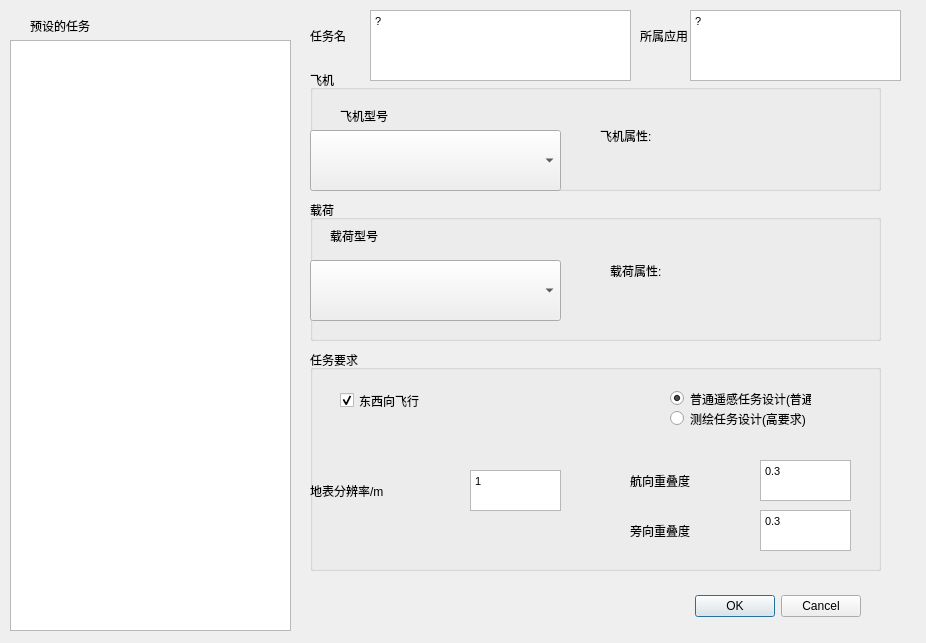
<?xml version="1.0" encoding="UTF-8"?>
<ui version="4.0">
 <class>add_fly_mission</class>
 <widget class="QDialog" name="add_fly_mission">
  <property name="geometry">
   <rect>
    <x>0</x>
    <y>0</y>
    <width>926</width>
    <height>643</height>
   </rect>
  </property>
  <property name="windowTitle">
   <string>添加飞行任务</string>
  </property>
  <widget class="QDialogButtonBox" name="buttonBox">
   <property name="geometry">
    <rect>
     <x>520</x>
     <y>590</y>
     <width>341</width>
     <height>32</height>
    </rect>
   </property>
   <property name="orientation">
    <enum>Qt::Horizontal</enum>
   </property>
   <property name="standardButtons">
    <set>QDialogButtonBox::Cancel|QDialogButtonBox::Ok</set>
   </property>
  </widget>
  <widget class="QTextEdit" name="mission_name_textedit">
   <property name="geometry">
    <rect>
     <x>370</x>
     <y>10</y>
     <width>261</width>
     <height>71</height>
    </rect>
   </property>
   <property name="html">
    <string>&lt;!DOCTYPE HTML PUBLIC &quot;-//W3C//DTD HTML 4.0//EN&quot; &quot;http://www.w3.org/TR/REC-html40/strict.dtd&quot;&gt;
&lt;html&gt;&lt;head&gt;&lt;meta name=&quot;qrichtext&quot; content=&quot;1&quot; /&gt;&lt;style type=&quot;text/css&quot;&gt;
p, li { white-space: pre-wrap; }
&lt;/style&gt;&lt;/head&gt;&lt;body style=&quot; font-family:'MS Shell Dlg 2'; font-size:8.25pt; font-weight:400; font-style:normal;&quot;&gt;
&lt;p style=&quot; margin-top:0px; margin-bottom:0px; margin-left:0px; margin-right:0px; -qt-block-indent:0; text-indent:0px;&quot;&gt;&lt;span style=&quot; font-size:7.875pt;&quot;&gt;?&lt;/span&gt;&lt;/p&gt;&lt;/body&gt;&lt;/html&gt;</string>
   </property>
  </widget>
  <widget class="QLabel" name="label_2">
   <property name="geometry">
    <rect>
     <x>310</x>
     <y>20</y>
     <width>101</width>
     <height>31</height>
    </rect>
   </property>
   <property name="text">
    <string>任务名</string>
   </property>
  </widget>
  <widget class="QLabel" name="label_10">
   <property name="geometry">
    <rect>
     <x>30</x>
     <y>10</y>
     <width>211</width>
     <height>31</height>
    </rect>
   </property>
   <property name="text">
    <string>预设的任务</string>
   </property>
  </widget>
  <widget class="QGroupBox" name="groupBox">
   <property name="geometry">
    <rect>
     <x>310</x>
     <y>70</y>
     <width>571</width>
     <height>121</height>
    </rect>
   </property>
   <property name="title">
    <string>飞机</string>
   </property>
   <widget class="QLabel" name="label_6">
    <property name="geometry">
     <rect>
      <x>30</x>
      <y>30</y>
      <width>81</width>
      <height>31</height>
     </rect>
    </property>
    <property name="text">
     <string>飞机型号</string>
    </property>
   </widget>
   <widget class="QComboBox" name="aerocraft_cbox">
    <property name="geometry">
     <rect>
      <x>0</x>
      <y>60</y>
      <width>251</width>
      <height>61</height>
     </rect>
    </property>
   </widget>
   <widget class="QLabel" name="aerocraft_attribute_label">
    <property name="geometry">
     <rect>
      <x>290</x>
      <y>20</y>
      <width>261</width>
      <height>91</height>
     </rect>
    </property>
    <property name="text">
     <string>飞机属性:</string>
    </property>
   </widget>
  </widget>
  <widget class="QGroupBox" name="groupBox_2">
   <property name="geometry">
    <rect>
     <x>310</x>
     <y>200</y>
     <width>571</width>
     <height>141</height>
    </rect>
   </property>
   <property name="title">
    <string>载荷</string>
   </property>
   <widget class="QLabel" name="label_7">
    <property name="geometry">
     <rect>
      <x>20</x>
      <y>20</y>
      <width>121</width>
      <height>31</height>
     </rect>
    </property>
    <property name="text">
     <string>载荷型号</string>
    </property>
   </widget>
   <widget class="QComboBox" name="camera_cbox">
    <property name="geometry">
     <rect>
      <x>0</x>
      <y>60</y>
      <width>251</width>
      <height>61</height>
     </rect>
    </property>
   </widget>
   <widget class="QLabel" name="camera_attribute_label">
    <property name="geometry">
     <rect>
      <x>300</x>
      <y>20</y>
      <width>241</width>
      <height>101</height>
     </rect>
    </property>
    <property name="text">
     <string>载荷属性:</string>
    </property>
   </widget>
  </widget>
  <widget class="QGroupBox" name="groupBox_4">
   <property name="geometry">
    <rect>
     <x>310</x>
     <y>350</y>
     <width>571</width>
     <height>221</height>
    </rect>
   </property>
   <property name="title">
    <string>任务要求</string>
   </property>
   <widget class="QCheckBox" name="fly_east_west_checkbox">
    <property name="geometry">
     <rect>
      <x>30</x>
      <y>30</y>
      <width>201</width>
      <height>41</height>
     </rect>
    </property>
    <property name="text">
     <string>东西向飞行</string>
    </property>
    <property name="checked">
     <bool>true</bool>
    </property>
   </widget>
   <widget class="QLabel" name="label_5">
    <property name="geometry">
     <rect>
      <x>320</x>
      <y>160</y>
      <width>101</width>
      <height>41</height>
     </rect>
    </property>
    <property name="text">
     <string>旁向重叠度</string>
    </property>
   </widget>
   <widget class="QTextEdit" name="sideway_overlap_textedit">
    <property name="geometry">
     <rect>
      <x>450</x>
      <y>160</y>
      <width>91</width>
      <height>41</height>
     </rect>
    </property>
    <property name="html">
     <string>&lt;!DOCTYPE HTML PUBLIC &quot;-//W3C//DTD HTML 4.0//EN&quot; &quot;http://www.w3.org/TR/REC-html40/strict.dtd&quot;&gt;
&lt;html&gt;&lt;head&gt;&lt;meta name=&quot;qrichtext&quot; content=&quot;1&quot; /&gt;&lt;style type=&quot;text/css&quot;&gt;
p, li { white-space: pre-wrap; }
&lt;/style&gt;&lt;/head&gt;&lt;body style=&quot; font-family:'MS Shell Dlg 2'; font-size:8.25pt; font-weight:400; font-style:normal;&quot;&gt;
&lt;p style=&quot; margin-top:0px; margin-bottom:0px; margin-left:0px; margin-right:0px; -qt-block-indent:0; text-indent:0px;&quot;&gt;&lt;span style=&quot; font-size:7.875pt;&quot;&gt;0.3&lt;/span&gt;&lt;/p&gt;&lt;/body&gt;&lt;/html&gt;</string>
    </property>
   </widget>
   <widget class="QLabel" name="label_4">
    <property name="geometry">
     <rect>
      <x>320</x>
      <y>110</y>
      <width>101</width>
      <height>41</height>
     </rect>
    </property>
    <property name="text">
     <string>航向重叠度</string>
    </property>
   </widget>
   <widget class="QTextEdit" name="forward_overlap_textedit">
    <property name="geometry">
     <rect>
      <x>450</x>
      <y>110</y>
      <width>91</width>
      <height>41</height>
     </rect>
    </property>
    <property name="html">
     <string>&lt;!DOCTYPE HTML PUBLIC &quot;-//W3C//DTD HTML 4.0//EN&quot; &quot;http://www.w3.org/TR/REC-html40/strict.dtd&quot;&gt;
&lt;html&gt;&lt;head&gt;&lt;meta name=&quot;qrichtext&quot; content=&quot;1&quot; /&gt;&lt;style type=&quot;text/css&quot;&gt;
p, li { white-space: pre-wrap; }
&lt;/style&gt;&lt;/head&gt;&lt;body style=&quot; font-family:'MS Shell Dlg 2'; font-size:8.25pt; font-weight:400; font-style:normal;&quot;&gt;
&lt;p style=&quot; margin-top:0px; margin-bottom:0px; margin-left:0px; margin-right:0px; -qt-block-indent:0; text-indent:0px;&quot;&gt;&lt;span style=&quot; font-size:7.875pt;&quot;&gt;0.3&lt;/span&gt;&lt;/p&gt;&lt;/body&gt;&lt;/html&gt;</string>
    </property>
   </widget>
   <widget class="QLabel" name="label_11">
    <property name="geometry">
     <rect>
      <x>0</x>
      <y>120</y>
      <width>131</width>
      <height>41</height>
     </rect>
    </property>
    <property name="text">
     <string>地表分辨率/m</string>
    </property>
   </widget>
   <widget class="QTextEdit" name="ground_resolution_m_textedit">
    <property name="geometry">
     <rect>
      <x>160</x>
      <y>120</y>
      <width>91</width>
      <height>41</height>
     </rect>
    </property>
    <property name="html">
     <string>&lt;!DOCTYPE HTML PUBLIC &quot;-//W3C//DTD HTML 4.0//EN&quot; &quot;http://www.w3.org/TR/REC-html40/strict.dtd&quot;&gt;
&lt;html&gt;&lt;head&gt;&lt;meta name=&quot;qrichtext&quot; content=&quot;1&quot; /&gt;&lt;style type=&quot;text/css&quot;&gt;
p, li { white-space: pre-wrap; }
&lt;/style&gt;&lt;/head&gt;&lt;body style=&quot; font-family:'MS Shell Dlg 2'; font-size:8.25pt; font-weight:400; font-style:normal;&quot;&gt;
&lt;p style=&quot; margin-top:0px; margin-bottom:0px; margin-left:0px; margin-right:0px; -qt-block-indent:0; text-indent:0px;&quot;&gt;&lt;span style=&quot; font-size:7.875pt;&quot;&gt;1&lt;/span&gt;&lt;/p&gt;&lt;/body&gt;&lt;/html&gt;</string>
    </property>
   </widget>
   <widget class="QRadioButton" name="radioButton">
    <property name="geometry">
     <rect>
      <x>360</x>
      <y>40</y>
      <width>141</width>
      <height>17</height>
     </rect>
    </property>
    <property name="text">
     <string>普通遥感任务设计(普通)</string>
    </property>
    <property name="checked">
     <bool>true</bool>
    </property>
   </widget>
   <widget class="QRadioButton" name="radioButton_2">
    <property name="geometry">
     <rect>
      <x>360</x>
      <y>60</y>
      <width>141</width>
      <height>17</height>
     </rect>
    </property>
    <property name="text">
     <string>测绘任务设计(高要求)</string>
    </property>
   </widget>
  </widget>
  <widget class="QListWidget" name="preload_missions_listwidget">
   <property name="geometry">
    <rect>
     <x>10</x>
     <y>40</y>
     <width>281</width>
     <height>591</height>
    </rect>
   </property>
  </widget>
  <widget class="QTextEdit" name="application_textedit">
   <property name="geometry">
    <rect>
     <x>690</x>
     <y>10</y>
     <width>211</width>
     <height>71</height>
    </rect>
   </property>
   <property name="html">
    <string>&lt;!DOCTYPE HTML PUBLIC &quot;-//W3C//DTD HTML 4.0//EN&quot; &quot;http://www.w3.org/TR/REC-html40/strict.dtd&quot;&gt;
&lt;html&gt;&lt;head&gt;&lt;meta name=&quot;qrichtext&quot; content=&quot;1&quot; /&gt;&lt;style type=&quot;text/css&quot;&gt;
p, li { white-space: pre-wrap; }
&lt;/style&gt;&lt;/head&gt;&lt;body style=&quot; font-family:'MS Shell Dlg 2'; font-size:8.25pt; font-weight:400; font-style:normal;&quot;&gt;
&lt;p style=&quot; margin-top:0px; margin-bottom:0px; margin-left:0px; margin-right:0px; -qt-block-indent:0; text-indent:0px;&quot;&gt;&lt;span style=&quot; font-size:7.875pt;&quot;&gt;?&lt;/span&gt;&lt;/p&gt;&lt;/body&gt;&lt;/html&gt;</string>
   </property>
  </widget>
  <widget class="QLabel" name="label_3">
   <property name="geometry">
    <rect>
     <x>640</x>
     <y>20</y>
     <width>101</width>
     <height>31</height>
    </rect>
   </property>
   <property name="text">
    <string>所属应用</string>
   </property>
  </widget>
 </widget>
 <resources/>
 <connections>
  <connection>
   <sender>buttonBox</sender>
   <signal>accepted()</signal>
   <receiver>add_fly_mission</receiver>
   <slot>accept()</slot>
   <hints>
    <hint type="sourcelabel">
     <x>248</x>
     <y>254</y>
    </hint>
    <hint type="destinationlabel">
     <x>157</x>
     <y>274</y>
    </hint>
   </hints>
  </connection>
  <connection>
   <sender>buttonBox</sender>
   <signal>rejected()</signal>
   <receiver>add_fly_mission</receiver>
   <slot>reject()</slot>
   <hints>
    <hint type="sourcelabel">
     <x>316</x>
     <y>260</y>
    </hint>
    <hint type="destinationlabel">
     <x>286</x>
     <y>274</y>
    </hint>
   </hints>
  </connection>
 </connections>
</ui>
